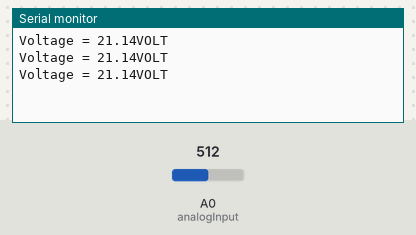
Simulated run of this sketch. Board: Arduino Uno, built with avr-gcc and run on an emulated ATmega328P. On the bench: the last lines printed to the serial monitor. Inputs (shaded band) come from the test bench; at power-on: A0 (analogInput) = 512.

Above: at 1.3 s.
1.4 s: A0 (analogInput) set to 716
At 1.9 s:
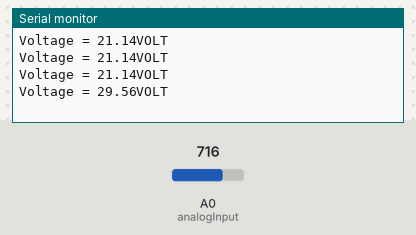
2.9 s: A0 (analogInput) set to 900
At 3.4 s:
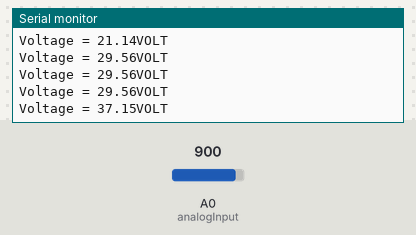
Timing chart, 0 to 5.9 s (numbered marks = the images above; inputs shaded):
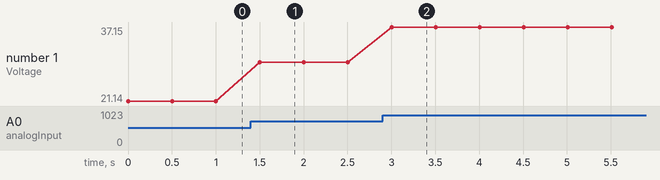

The sketch:

voltmeter_dan_ampermeter.ino
```cpp
int analogInput = A0;
float vout =0.0;
float vin =0.0;
float R1 =4100;//nilai resistansi R1
float R2 =550;//nilai resistansi R2
int value = 0;
void setup() {
  // put your setup code here, to run once:
  pinMode(analogInput,INPUT);
  Serial.begin(9600);
}
void loop() {
  // put your main code here, to run repeatedly:
   value = analogRead(analogInput);
   vout = (value * 5.0) / 1024.0; // see text
   vin = vout / (R2/(R1+R2));

 Serial.print("Voltage = ");
 Serial.print(vin);
 Serial.println("VOLT");

 delay(500);
}
```

Measured:
- after the input at 1.4 s, the serial monitor: prints a new line after 0.10 s (image 1)
- after the input at 2.9 s, the serial monitor: prints a new line after 0.10 s (image 2)
- plotted number 1: 21.14 → 29.56 after the input at 1.4 s, 29.56 → 37.15 after the input at 2.9 s
